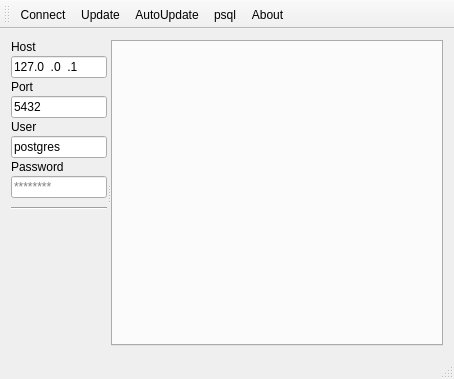
<?xml version="1.0" encoding="UTF-8"?>
<ui version="4.0">
 <class>MainWindow</class>
 <widget class="QMainWindow" name="MainWindow">
  <property name="geometry">
   <rect>
    <x>0</x>
    <y>0</y>
    <width>454</width>
    <height>379</height>
   </rect>
  </property>
  <property name="windowTitle">
   <string>PostgresMonitor</string>
  </property>
  <property name="windowIcon">
   <iconset resource="icons.qrc">
    <normaloff>:/icons/icon</normaloff>:/icons/icon</iconset>
  </property>
  <widget class="QWidget" name="centralWidget">
   <layout class="QHBoxLayout" name="horizontalLayout">
    <item>
     <widget class="QSplitter" name="splitter">
      <property name="orientation">
       <enum>Qt::Horizontal</enum>
      </property>
      <widget class="QWidget" name="widgetConnect" native="true">
       <property name="minimumSize">
        <size>
         <width>96</width>
         <height>0</height>
        </size>
       </property>
       <property name="maximumSize">
        <size>
         <width>96</width>
         <height>16777215</height>
        </size>
       </property>
       <layout class="QVBoxLayout" name="verticalLayout">
        <property name="spacing">
         <number>2</number>
        </property>
        <property name="leftMargin">
         <number>0</number>
        </property>
        <property name="topMargin">
         <number>0</number>
        </property>
        <property name="rightMargin">
         <number>0</number>
        </property>
        <property name="bottomMargin">
         <number>0</number>
        </property>
        <item>
         <widget class="QLabel" name="labelHost">
          <property name="text">
           <string>Host</string>
          </property>
         </widget>
        </item>
        <item>
         <widget class="QLineEdit" name="editHost">
          <property name="inputMask">
           <string>000.000.000.000</string>
          </property>
          <property name="text">
           <string>127.0.0.1</string>
          </property>
         </widget>
        </item>
        <item>
         <widget class="QLabel" name="labelPort">
          <property name="text">
           <string>Port</string>
          </property>
         </widget>
        </item>
        <item>
         <widget class="QLineEdit" name="editPort">
          <property name="inputMask">
           <string>000000</string>
          </property>
          <property name="text">
           <string>5432</string>
          </property>
         </widget>
        </item>
        <item>
         <widget class="QLabel" name="labelUser">
          <property name="text">
           <string>User</string>
          </property>
         </widget>
        </item>
        <item>
         <widget class="QLineEdit" name="editUser">
          <property name="text">
           <string>postgres</string>
          </property>
         </widget>
        </item>
        <item>
         <widget class="QLabel" name="labelPassword">
          <property name="text">
           <string>Password</string>
          </property>
         </widget>
        </item>
        <item>
         <widget class="QLineEdit" name="editPassword">
          <property name="text">
           <string/>
          </property>
          <property name="echoMode">
           <enum>QLineEdit::Password</enum>
          </property>
          <property name="placeholderText">
           <string>********</string>
          </property>
         </widget>
        </item>
        <item>
         <widget class="Line" name="line">
          <property name="minimumSize">
           <size>
            <width>0</width>
            <height>16</height>
           </size>
          </property>
          <property name="orientation">
           <enum>Qt::Horizontal</enum>
          </property>
         </widget>
        </item>
        <item>
         <spacer name="verticalSpacer">
          <property name="orientation">
           <enum>Qt::Vertical</enum>
          </property>
          <property name="sizeHint" stdset="0">
           <size>
            <width>20</width>
            <height>172</height>
           </size>
          </property>
         </spacer>
        </item>
       </layout>
      </widget>
      <widget class="QTabWidget" name="tabWidget"/>
     </widget>
    </item>
   </layout>
  </widget>
  <widget class="QToolBar" name="toolBar">
   <property name="windowTitle">
    <string>toolBar</string>
   </property>
   <attribute name="toolBarArea">
    <enum>TopToolBarArea</enum>
   </attribute>
   <attribute name="toolBarBreak">
    <bool>false</bool>
   </attribute>
   <addaction name="actionConnect"/>
   <addaction name="actionUpdate"/>
   <addaction name="actionAutoUpdate"/>
   <addaction name="actionPsql"/>
   <addaction name="actionAbout"/>
  </widget>
  <widget class="QStatusBar" name="statusBar"/>
  <action name="actionConnect">
   <property name="icon">
    <iconset resource="icons.qrc">
     <normaloff>:/icons/connect</normaloff>:/icons/connect</iconset>
   </property>
   <property name="text">
    <string>Connect</string>
   </property>
   <property name="toolTip">
    <string>Connect</string>
   </property>
  </action>
  <action name="actionUpdate">
   <property name="icon">
    <iconset resource="icons.qrc">
     <normaloff>:/icons/update</normaloff>:/icons/update</iconset>
   </property>
   <property name="text">
    <string>Update</string>
   </property>
   <property name="toolTip">
    <string>Update</string>
   </property>
  </action>
  <action name="actionPsql">
   <property name="icon">
    <iconset resource="icons.qrc">
     <normaloff>:/icons/psql</normaloff>:/icons/psql</iconset>
   </property>
   <property name="text">
    <string>psql</string>
   </property>
   <property name="toolTip">
    <string>psql</string>
   </property>
  </action>
  <action name="actionAbout">
   <property name="icon">
    <iconset resource="icons.qrc">
     <normaloff>:/icons/about</normaloff>:/icons/about</iconset>
   </property>
   <property name="text">
    <string>About</string>
   </property>
   <property name="toolTip">
    <string>About</string>
   </property>
  </action>
  <action name="actionAutoUpdate">
   <property name="checkable">
    <bool>true</bool>
   </property>
   <property name="icon">
    <iconset resource="icons.qrc">
     <normaloff>:/icons/autoUpdate</normaloff>:/icons/autoUpdate</iconset>
   </property>
   <property name="text">
    <string>AutoUpdate</string>
   </property>
   <property name="toolTip">
    <string>AutoUpdate (1s)</string>
   </property>
  </action>
 </widget>
 <layoutdefault spacing="6" margin="11"/>
 <resources>
  <include location="icons.qrc"/>
 </resources>
 <connections/>
</ui>
